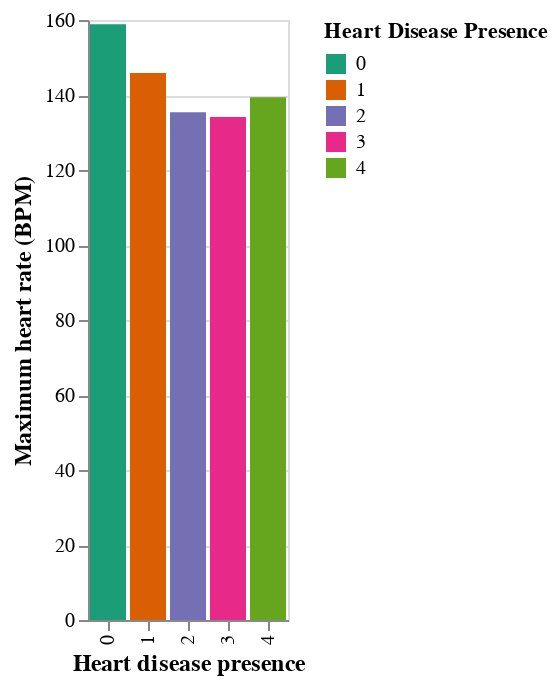

The notebook cell this image was saved under:
### Markdown cell above
**Figure 6A: Heart disease presence versus maximum heart rate:**

### Code cell
hd_mean2_ = hd_mean2.reset_index()
hd_mean2_["heart_disease_presence"] = pd.Categorical(hd_mean2_.heart_disease_presence)
hdp_vs_max_htrt = (
    alt.Chart(hd_mean2_)
    .mark_bar()
    .encode(
        x=alt.X("heart_disease_presence", title="Heart disease presence"),
        y=alt.Y("max_heart_rate mean", title="Maximum heart rate (BPM)"),
        color=alt.Color("heart_disease_presence", title="Heart Disease Presence", scale=alt.Scale(scheme='dark2'))
    )
).configure_axis(titleFontSize=12)
hdp_vs_max_htrt

### Figure 1 — Vega-Lite specification as saved in the notebook (floating-point values rounded to 4 significant figures)
{"config": {"view": {"continuousWidth": 400, "continuousHeight": 300}, "axis": {"titleFontSize": 12}}, "data": {"name": "data-3c3d1ca28209cd090bb2bdd17d74e794"}, "mark": "bar", "encoding": {"color": {"field": "heart_disease_presence", "scale": {"scheme": "dark2"}, "title": "Heart Disease Presence", "type": "nominal"}, "x": {"field": "heart_disease_presence", "title": "Heart disease presence", "type": "nominal"}, "y": {"field": "max_heart_rate mean", "title": "Maximum heart rate (BPM)", "type": "quantitative"}}, "$schema": "https://vega.github.io/schema/vega-lite/v4.17.0.json", "datasets": {"data-3c3d1ca28209cd090bb2bdd17d74e794": [{"heart_disease_presence": 0, "trestbps(systolic) mean": 129.5, "chol mean": 244.1, "max_heart_rate mean": 158.9}, {"heart_disease_presence": "1", "trestbps(systolic) mean": 132.8, "chol mean": 249.3, "max_heart_rate mean": 145.9}, {"heart_disease_presence": "2", "trestbps(systolic) mean": 131.7, "chol mean": 259.7, "max_heart_rate mean": 135.4}, {"heart_disease_presence": "3", "trestbps(systolic) mean": 133.7, "chol mean": 238.8, "max_heart_rate mean": 134.1}, {"heart_disease_presence": "4", "trestbps(systolic) mean": 136.9, "chol mean": 253.1, "max_heart_rate mean": 139.4}]}}
